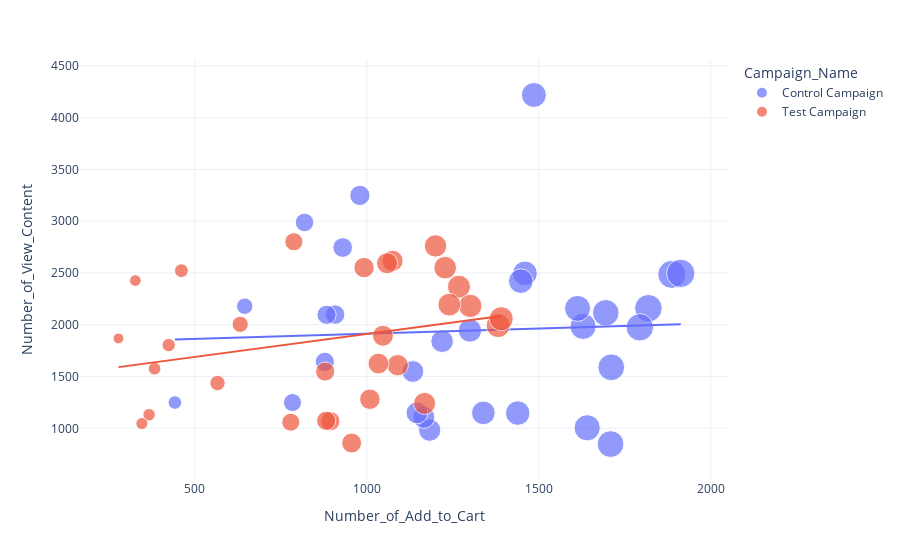

Notebook code for this chart:
### Code cell
figure=px.scatter(data_frame=full_data,
                 x='Number_of_Add_to_Cart',
                 y='Number_of_View_Content',
                 size='Number_of_Add_to_Cart',
                 color='Campaign_Name',
                 trendline='ols')
figure.show()

### Figure 1 — Plotly figure (JSON) as saved in the notebook; plotly's stock layout.template omitted (floating-point values rounded to 4 significant figures)
{"data": [{"hovertemplate": "Campaign_Name=Control Campaign<br>Number_of_Add_to_Cart=%{marker.size}<br>Number_of_View_Content=%{y}<extra></extra>", "legendgroup": "Control Campaign", "marker": {"color": "#636efa", "size": [1819, 1219, 1134, 1183, 1300, 784, 1166, 930, 645, 1629, 1887, 1439, 1794, 1339, 1641, 1613, 878, 1695, 908, 1709, 1460, 819, 1913, 1146, 883, 1448, 980, 1711, 1486, 442], "sizemode": "area", "sizeref": 4.782, "symbol": "circle"}, "mode": "markers", "name": "Control Campaign", "orientation": "v", "showlegend": true, "type": "scatter", "x": [1819, 1219, 1134, 1183, 1300, 784, 1166, 930, 645, 1629, 1887, 1439, 1794, 1339, 1641, 1613, 878, 1695, 908, 1709, 1460, 819, 1913, 1146, 883, 1448, 980, 1711, 1486, 442], "xaxis": "x", "y": [2159, 1841, 1549, 982, 1944.0, 1249, 1106, 2746, 2179, 1984, 2486, 1147, 1975, 1149, 1005, 2158, 1642, 2115, 2098, 848, 2496, 2988, 2496, 1149, 2096, 2421, 3249, 1589, 4219, 1249], "yaxis": "y"}, {"hovertemplate": "<b>OLS trendline</b><br>Number_of_View_Content = 0.100333 * Number_of_Add_to_Cart + 1813.36<br>R<sup>2</sup>=0.002764<br><br>Campaign_Name=Control Campaign<br>Number_of_Add_to_Cart=%{x}<br>Number_of_View_Content=%{y} <b>(trend)</b><extra></extra>", "legendgroup": "Control Campaign", "marker": {"color": "#636efa", "symbol": "circle"}, "mode": "lines", "name": "Control Campaign", "showlegend": false, "type": "scatter", "x": [442, 645, 784, 819, 878, 883, 908, 930, 980, 1134, 1146, 1166, 1183, 1219, 1300, 1339, 1439, 1448, 1460, 1486, 1613, 1629, 1641, 1695, 1709, 1711, 1794, 1819, 1887, 1913], "xaxis": "x", "y": [1858.0, 1878.0, 1892.0, 1896.0, 1901.0, 1902.0, 1904.0, 1907.0, 1912.0, 1927.0, 1928.0, 1930.0, 1932.0, 1936.0, 1944.0, 1948.0, 1958.0, 1959.0, 1960.0, 1962.0, 1975.0, 1977.0, 1978.0, 1983.0, 1985.0, 1985.0, 1993.0, 1996.0, 2003.0, 2005.0], "yaxis": "y"}, {"hovertemplate": "Campaign_Name=Test Campaign<br>Number_of_Add_to_Cart=%{marker.size}<br>Number_of_View_Content=%{y}<extra></extra>", "legendgroup": "Test Campaign", "marker": {"color": "#EF553B", "size": [894, 879, 1268, 566, 956, 882, 1301, 1240, 1200, 424, 1075, 1382, 1391, 779, 1090, 1059, 383, 461, 788, 1047, 278, 367, 632, 327, 1228, 346, 992, 1009, 1168, 1034], "sizemode": "area", "sizeref": 4.782, "symbol": "circle"}, "mode": "markers", "name": "Test Campaign", "orientation": "v", "showlegend": true, "type": "scatter", "x": [894, 879, 1268, 566, 956, 882, 1301, 1240, 1200, 424, 1075, 1382, 1391, 779, 1090, 1059, 383, 461, 788, 1047, 278, 367, 632, 327, 1228, 346, 992, 1009, 1168, 1034], "xaxis": "x", "y": [1069, 1548, 2367, 1437, 858, 1073, 2182, 2194, 2761, 1804, 2617, 1992, 2058, 1059, 1609, 2594, 1576, 2522, 2801, 1894, 1868, 1131, 2004, 2427, 2551, 1046, 2552, 1281, 1240, 1625], "yaxis": "y"}, {"hovertemplate": "<b>OLS trendline</b><br>Number_of_View_Content = 0.442802 * Number_of_Add_to_Cart + 1467.66<br>R<sup>2</sup>=0.066319<br><br>Campaign_Name=Test Campaign<br>Number_of_Add_to_Cart=%{x}<br>Number_of_View_Content=%{y} <b>(trend)</b><extra></extra>", "legendgroup": "Test Campaign", "marker": {"color": "#EF553B", "symbol": "circle"}, "mode": "lines", "name": "Test Campaign", "showlegend": false, "type": "scatter", "x": [278, 327, 346, 367, 383, 424, 461, 566, 632, 779, 788, 879, 882, 894, 956, 992, 1009, 1034, 1047, 1059, 1075, 1090, 1168, 1200, 1228, 1240, 1268, 1301, 1382, 1391], "xaxis": "x", "y": [1591.0, 1612.0, 1621.0, 1630.0, 1637.0, 1655.0, 1672.0, 1718.0, 1748.0, 1813.0, 1817.0, 1857.0, 1858.0, 1864.0, 1891.0, 1907.0, 1914.0, 1926.0, 1931.0, 1937.0, 1944.0, 1950.0, 1985.0, 1999.0, 2011.0, 2017.0, 2029.0, 2044.0, 2080.0, 2084.0], "yaxis": "y"}], "layout": {"legend": {"itemsizing": "constant", "title": {"text": "Campaign_Name"}, "tracegroupgap": 0}, "margin": {"t": 60}, "xaxis": {"anchor": "y", "domain": [0, 1], "title": {"text": "Number_of_Add_to_Cart"}}, "yaxis": {"anchor": "x", "domain": [0, 1], "title": {"text": "Number_of_View_Content"}}}}
